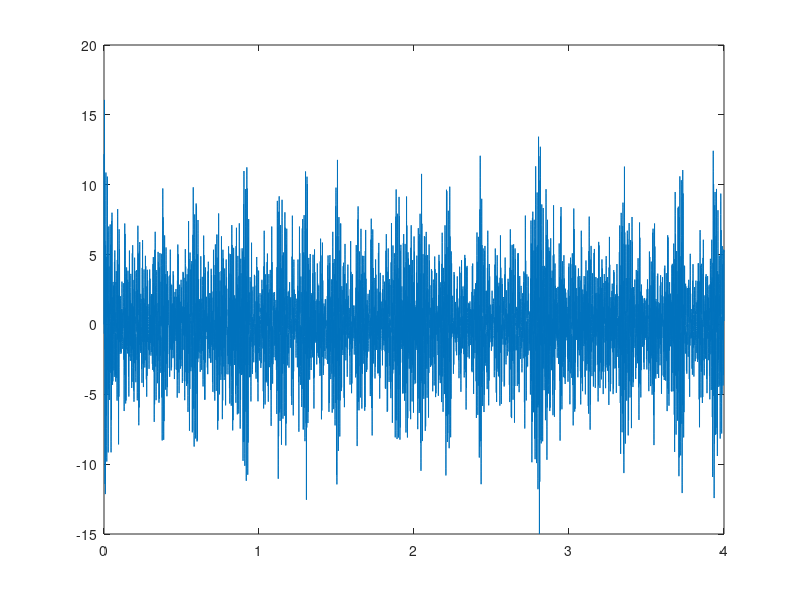

The MATLAB source for this figure: (Note: this script raises an error after producing the figure.)
clear
close all
%dt=9.2354;%=dt_audio
dt=4;
%dt=1.5;
t=linspace(0,dt,8000*dt);
t=t';
x=zeros(length(t),1);
for n=2:10
    x=x+sin((1-1/n^2)*2*pi*440.*t)+sin((1/4-1/(n+1)^2)*2*pi*440.*t);
    %x=x+sin(2*pi*440*(2*n-1)/2.*t)./(2*n-1);
    %plot(t,x);
    %sound(x);
    %pause(0.5);
end
plot(t,x);
sound(x);
%y=zeros(length(t),1);
%for i=1:10
%    y=y+sin(2*pi*i.*t);
%end
%figure
%plot(t,y)

[y,fs]=audioread('idrogeno.mp3');
dt_audio=length(y)/fs;
t=linspace(0,dt_audio,dt_audio*fs);
z=y(:,1);
figure
plot(t,z);